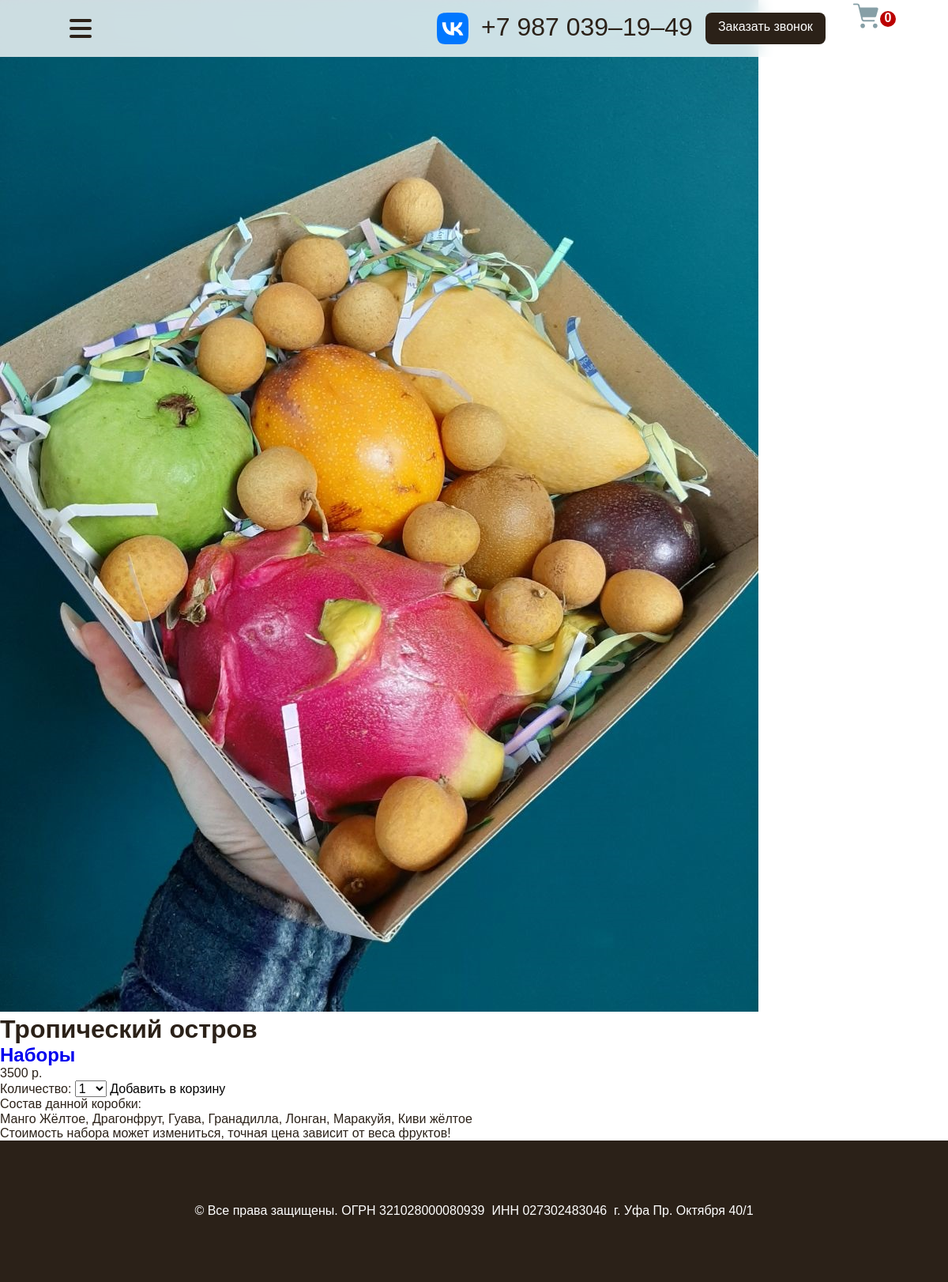
Page /2/tropicheskij-ostrov on the committed database.
### myapp/models.py (models this page shows, shortened)
class Product(models.Model):
    category = models.ForeignKey(Category, on_delete=models.CASCADE, related_name='Товары')
    name = models.CharField(max_length=200, db_index=True)
    slug = models.SlugField(max_length=200, db_index=True)  # URL-адрес
    image = models.ImageField(upload_to='products/', blank=True)
    description = models.TextField(blank=True)
    price = models.DecimalField(max_digits=10, decimal_places=0)  # 0 знаков после запятой, для копеек поставить 2
    available = models.BooleanField(default=True)  # доступность
    """В классе Meta модели Product мы используем параметр мета index_together, чтобы задать индекс для полей id и
    slug. Мы определим этот индекс, поскольку мы планируем запросить продукты с помощью id и slug. Оба поля
    индексируются вместе для улучшения представлений для запросов, использующих эти два поля."""
    class Meta:
        ordering = ('name',)
        index_together = (('id', 'slug'),)

class Category(models.Model):
    name = models.CharField(max_length=200, db_index=True)
    slug = models.SlugField(max_length=200, db_index=True, unique=True)  # URL-адрес
    class Meta:  # для изменения поведения полей модели
        ordering = ('name',)  # сортировка
        verbose_name = 'Категория'
        verbose_name_plural = 'Категории'
    def __str__(self):
        return self.name
    def get_absolute_url(self):
        return reverse('myapp:product_list_by_category', args=[self.slug])

### myapp/views.py (the view)
# urls.py: path('<int:id>/<slug:slug>', views.product_detail, name='product_detail'),
def product_detail(request, id, slug):
    product = get_object_or_404(Product,
                                id=id,
                                slug=slug,
                                available=True)
    cart_product_form = CartAddProductForm()
    return render(request, 'myapp/product/detail.html',
                  {'product': product, 'cart_product_form': cart_product_form})

### cart/forms.py
class CartAddProductForm(forms.Form):
    quantity = forms.TypedChoiceField(label='Количество', choices=PRODUCT_QUANTITY_CHOICES, coerce=int)
    update = forms.BooleanField(required=False, initial=False, widget=forms.HiddenInput)

### cart/cart.py (called while the page is built)
    def __len__(self):
        return sum(item['quantity'] for item in self.cart.values())

### cart/context_processors.py (called while the page is built)
def cart(request):
    return {'cart': Cart(request)}

### myapp/templates/myapp/product/detail.html (shortened to what this page needs)
{% extends "myapp/base.html" %}
{% load static %}
{% block content %}
    <div class="product-detail">
        <img src="{% if product.image %}{{ product.image.url }}{% else %}{% static "img/no_image.png" %}{% endif %}">
        <h1>{{ product.name }}</h1>
        <h2><a href="{{ product.category.get_absolute_url }}">{{ product.category }}</a></h2>
        <p class="price">{{ product.price }} р.</p>
        <form action="{% url "cart:cart_add" product.id %}" method="post">
            {{ cart_product_form }}
            <input type="submit" value="Добавить в корзину">
        </form>
        {{ product.description|linebreaks }}
    </div>
{% endblock %}

### myapp/templates/myapp/base.html (shortened to what this page needs)
<!DOCTYPE html>
{% load static %}
<html class="no-js" lang="">
<head>
  <link
    rel="stylesheet"
    href="https://cdn.jsdelivr.net/npm/swiper@11/swiper-bundle.min.css"
  />
  <link rel="stylesheet" href="{% static "css/style.css" %}">
  <link rel="stylesheet" href="https://use.typekit.net/pbh8rbz.css">
</head>
<body>
<header class="top-bar" id="top-bar">
  <nav class="nav center">
    <button class="btn-reset burger" id="burger-btn">
      <span class="burger__line"></span>
      <span class="burger__line"></span>
      <span class="burger__line"></span>
    </button>
    <div class="nav__right">
      <a href="https://vk.com/fruktarine_ufa" class="margin__right-5 vk-logo-box"><img src="{% static "img/vk_logo.svg" %}"
                                                                                       alt="Логотип Вконтакте переход на страницу"></a>
      <span class="phone-number">+7 987 039–19–49</span>
      <button class="btn-reset btn-basic full-height" type="button">Заказать звонок</button>
      <a href="{% url "cart:cart_detail" %}" class="btn-reset btn-cart__top margin__left-1-2rem">
        <span class="cart__count">{{ cart|length }}</span>
      </a>
    </div>
  </nav>
</header>
<div id="content">
    {% block content %}
    {% endblock %}
</div>
<footer class="footer center">
  <p class="footer__credits">© Все права защищены. ОГРН 321028000080939  ИНН 027302483046  г. Уфа Пр. Октября 40/1</p>
</footer>
</body>
</html>

### static/css/style.css (style rules this page uses)
html { line-height: 1.15; -webkit-text-size-adjust: 100%; }
body { margin: 0; padding: 0; }
h1 { font-size: 2em; }
p, h1, h2, h3, h4, h5, h6 { margin: 0; }
a { background-color: transparent; text-decoration: none; }
img { border-style: none; }
button, input, optgroup, select, textarea { font-family: inherit; font-size: 100%; line-height: 1; margin: 0; }
button, input { overflow: visible; border: none; padding: 0; background-color: transparent; cursor: pointer; }
button, select { text-transform: none; }
button, [type=button], [type=reset], [type=submit] { -webkit-appearance: button; }
body { font-family: "neue-haas-unica", sans-serif; color: #2b2118; background: #fff; -webkit-text-size-adjust: 100%; }
.center { padding-left: calc(50% - 512px) !important; padding-right: calc(50% - 512px) !important; }
.burger { position: relative; display: block; width: 1.75rem; height: 1.5rem; z-index: 98; }
.burger__line { position: absolute; right: 0; width: 100%; height: 4px; border-radius: 4px; background-color: #2b2118; transition: transform 0.3s ease-in-out, top 0.3s ease-in-out; }
.burger__line:first-child { top: 0; }
.burger__line:last-child { top: calc(100% - 4px); }
.burger__line:nth-child(2) { top: 50%; transform: translateY(-50%); }
.btn-basic { display: flex; flex-direction: row; gap: 1.2rem; padding: 0.5rem 1rem 0.75rem; border-radius: 0.5rem; background-color: #2b2118; color: #fff; font-size: 1rem; line-height: 1rem; transition: all 0.3s ease-out; align-items: center; justify-content: center; }
.vk-logo-box { display: flex; height: 100%; width: fit-content; }
.cart__count { display: flex; justify-content: center; align-items: center; position: absolute; width: 1.5rem; height: 1.5rem; right: -1.5rem; top: -0.5rem; background: #bb0000; border-radius: 2rem; font-size: 1rem; color: #fff; border: solid 2px #fff; font-weight: 600; padding-bottom: 0.125rem; box-sizing: border-box; }
.margin__left-1-2rem { margin-left: 1.2rem; }
.full-height { height: 100%; }
.top-bar { height: 4.5rem; position: fixed; z-index: 99; width: 100%; top: 0; background-color: rgba(255, 255, 255, 0.8); backdrop-filter: blur(10px); -webkit-backdrop-filter: blur(10px); display: flex; flex-direction: column; justify-content: flex-start; padding: 1rem 0; transition: all 0.3s ease-out; box-sizing: border-box; }
.nav { display: flex; justify-content: space-between; align-items: center; flex-direction: row; }
.nav__right { display: flex; align-items: center; gap: 1rem; justify-content: flex-end; height: 2.5rem; }
.phone-number { font-size: 2rem; line-height: 2rem; padding-bottom: 0.2rem; }
.btn-cart__top { position: relative; width: 2rem; height: 2rem; }
.btn-cart__top_img { position: absolute; transform: translate(0, -50%); width: 2rem; height: 2rem; }
.footer { display: flex; background-color: #2b2118; color: #fff; padding: 5rem 0; justify-content: center; }

### rows in the picture
Product: image (picture), name "Тропический остров", category "Наборы", price "3500", description "Состав данной коробки: Манго Жёлтое, Драгонфрут, Гуава, Гранадилла, Лонган, Маракуйя, Киви жёлтое Стоимость набора может измениться, точная цена зависит от веса фруктов!"

### other values in the picture
{{ cart|length }} "0"
